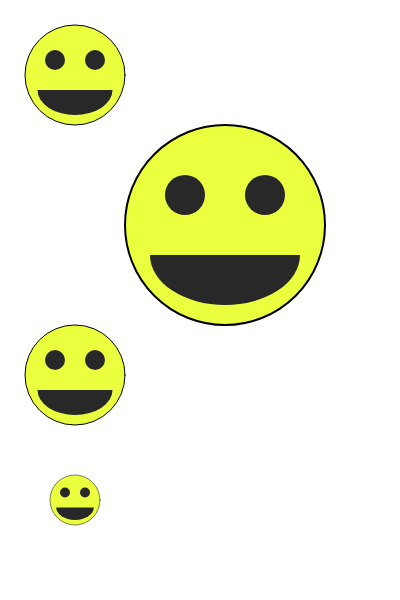
Frame 1 (no input)
Frame 60 (no input): identical to frame 1, image omitted
Frame 120 (the mouse pressed at the canvas centre since frame 60): identical to frame 1, image omitted

The p5.js sketch that drew this single still picture (run headless with seeded random() and noise() and a simulated clock; from frame 60 on, the mouse is pressed at the canvas centre):

// p5.js sketch
// ── sketch.js
function setup(){
    // create a canvas that is
    // (width:400px, height:600px)
    createCanvas(400,600);
}

function draw() {
    // set the background to 'white'
    background(255);

    // NO SCALING
    translate( 75, 75 );
    // ** draw the smily face **
    stroke( 0 );
    fill('rgba(234, 255, 61, 1.0)');
    ellipse( 0, 0, 100 );
    noStroke();
    fill( 40, 255 );
    arc( 0, 15, 75, 50, 0, PI );
    ellipse( -20, -15, 20 );
    ellipse( 20, -15, 20 );

    // scale by 200%
    scale(2.0);
    translate( 75, 75 );
    // ** draw the smily face **
    stroke( 0 );
    fill('rgba(234, 255, 61, 1.0)');
    ellipse( 0, 0, 100 );
    noStroke();
    fill( 40, 255 );
    arc( 0, 15, 75, 50, 0, PI );
    ellipse( -20, -15, 20 );
    ellipse( 20, -15, 20 );

    // scale by 50%
    translate( -75, 75 );
    scale(0.5);
    // ** draw the smily face **
    stroke( 0 );
    fill('rgba(234, 255, 61, 1.0)');
    ellipse( 0, 0, 100 );
    noStroke();
    fill( 40, 255 );
    arc( 0, 15, 75, 50, 0, PI );
    ellipse( -20, -15, 20 );
    ellipse( 20, -15, 20 );

    // scale by 50%
    translate( 0, 125 );
    scale(0.5);
    // ** draw the smily face **
    stroke( 0 );
    fill('rgba(234, 255, 61, 1.0)');
    ellipse( 0, 0, 100 );
    noStroke();
    fill( 40, 255 );
    arc( 0, 15, 75, 50, 0, PI );
    ellipse( -20, -15, 20 );
    ellipse( 20, -15, 20 );



}
